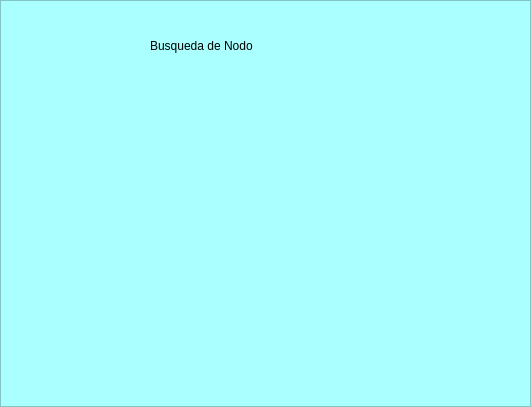
<?xml version="1.0" encoding="UTF-8"?>
<ui version="4.0">
 <class>MainWindow</class>
 <widget class="QMainWindow" name="MainWindow">
  <property name="geometry">
   <rect>
    <x>0</x>
    <y>0</y>
    <width>531</width>
    <height>407</height>
   </rect>
  </property>
  <property name="windowTitle">
   <string>MainWindow</string>
  </property>
  <widget class="QWidget" name="centralwidget">
   <layout class="QHBoxLayout" name="horizontalLayout">
    <property name="spacing">
     <number>0</number>
    </property>
    <property name="leftMargin">
     <number>0</number>
    </property>
    <property name="topMargin">
     <number>0</number>
    </property>
    <property name="rightMargin">
     <number>0</number>
    </property>
    <property name="bottomMargin">
     <number>0</number>
    </property>
    <item>
     <widget class="QFrame" name="frame">
      <property name="styleSheet">
       <string notr="true">background-color: rgb(170, 255, 255);</string>
      </property>
      <property name="frameShape">
       <enum>QFrame::StyledPanel</enum>
      </property>
      <property name="frameShadow">
       <enum>QFrame::Raised</enum>
      </property>
      <widget class="QLabel" name="label">
       <property name="geometry">
        <rect>
         <x>150</x>
         <y>20</y>
         <width>271</width>
         <height>51</height>
        </rect>
       </property>
       <property name="styleSheet">
        <string notr="true">font: 75 24pt &quot;MS Shell Dlg 2&quot;;</string>
       </property>
       <property name="text">
        <string>Busqueda de Nodo</string>
       </property>
      </widget>
     </widget>
    </item>
   </layout>
  </widget>
 </widget>
 <resources/>
 <connections/>
</ui>
